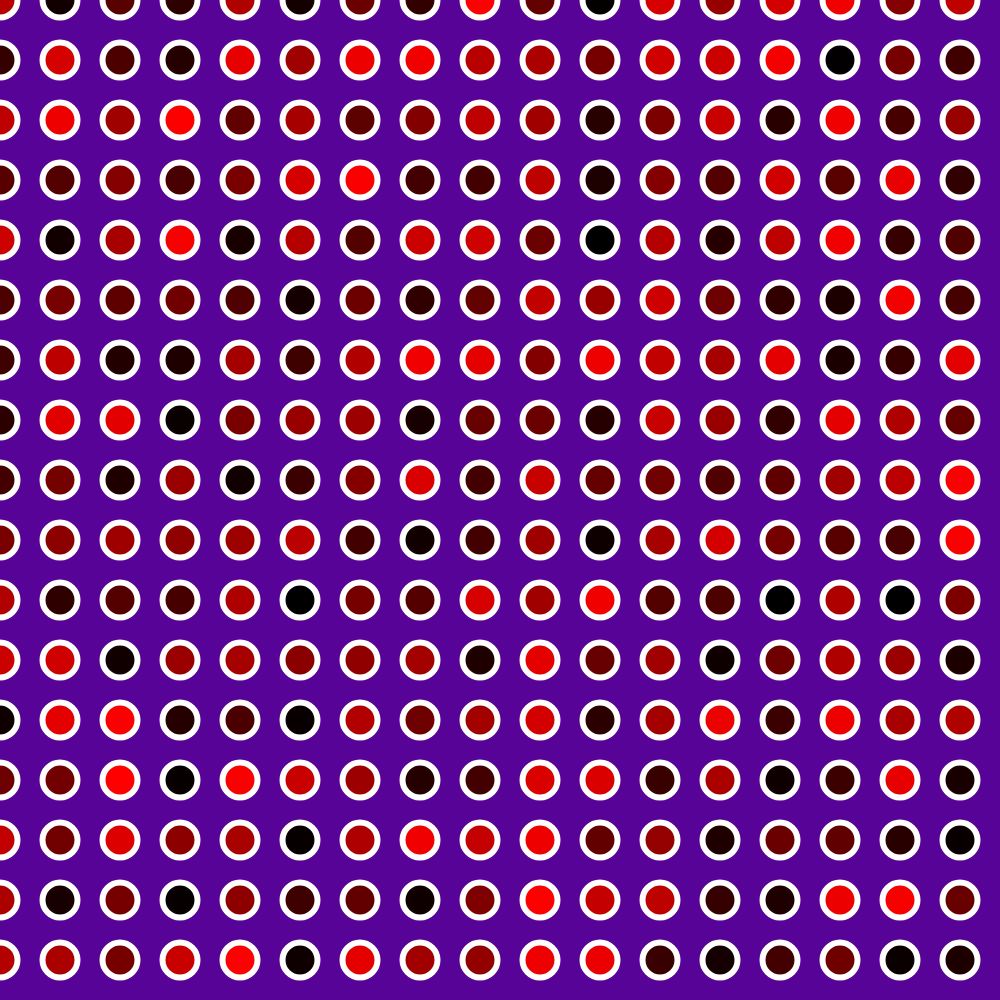
Frame 1 (no input)
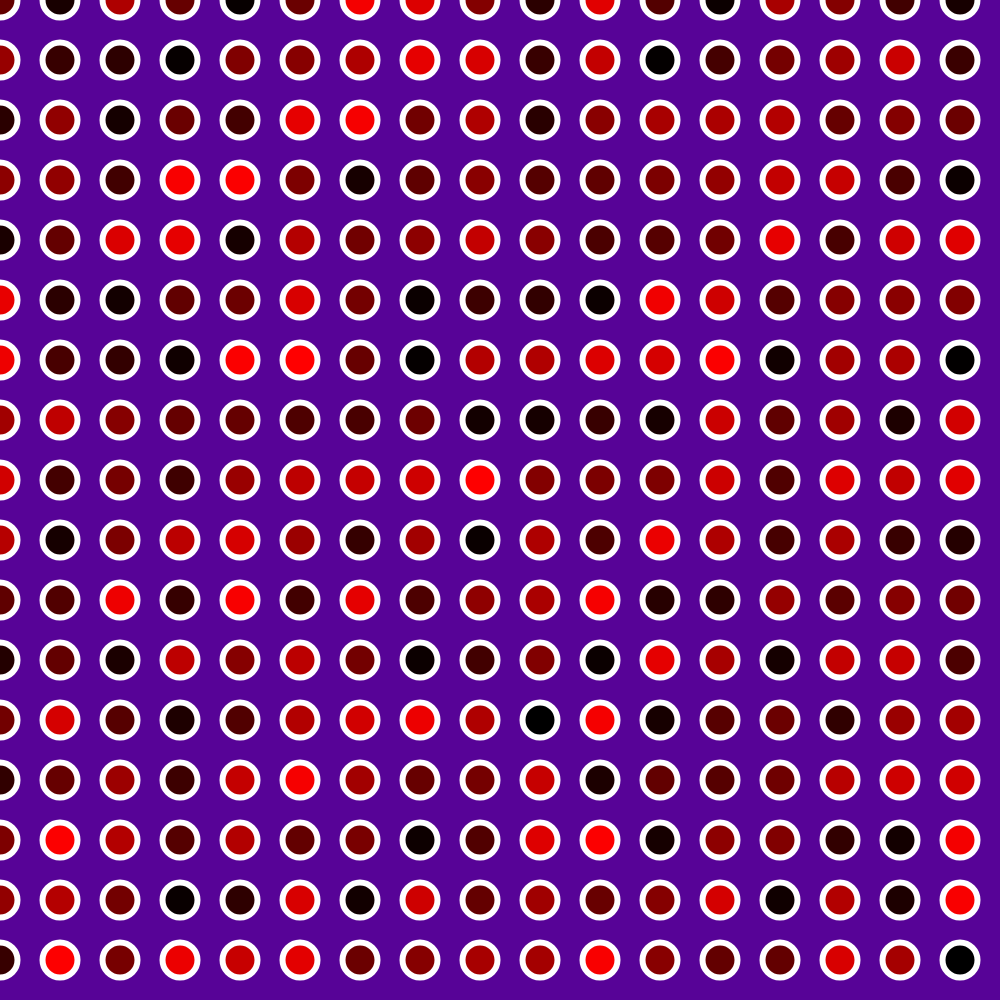
Frame 60 (no input)
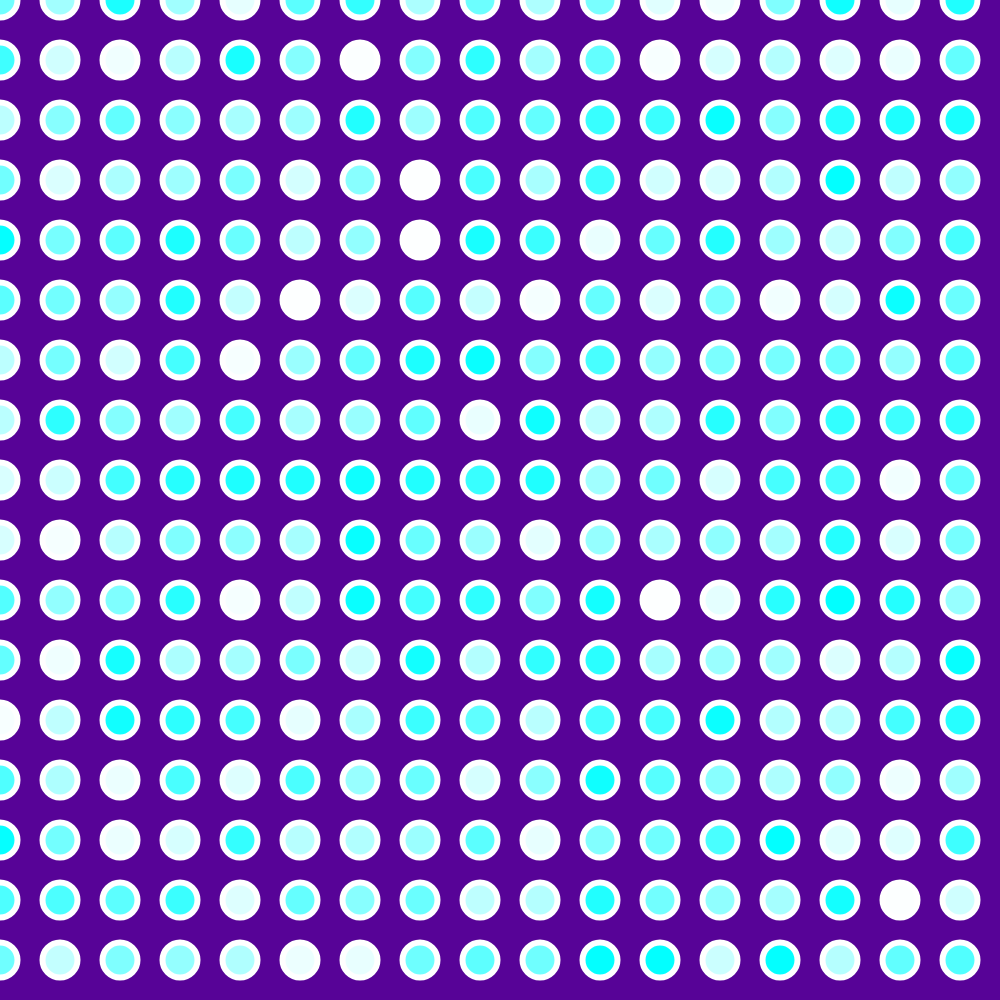
Frame 120 (the mouse pressed at the canvas centre since frame 60)

The p5.js sketch that drew these frames (run headless with seeded random() and noise() and a simulated clock; from frame 60 on, the mouse is pressed at the canvas centre):

// p5.js sketch
// ── sketch.js
/*
Nested For Loop
By Dawn C. Hayes
Modified by Kayla Serpa
*/
function setup() {
  createCanvas(1000, 1000); // creates canvas size
}

function draw() {
  background(87, 3, 151); //sets background color using RGB
  strokeWeight(6); //sets the outline thickness to 4
  stroke(255); //sets stroke color 

  for (var i = 0; i <= width; i += 60) { //creates a variable and sets to 0 when i is less than or equal to the width i = i +60
    for (var j = 0; j <= height; j += 60) { //creates j variable sets to 0, if j is less than or equal to the height j= j +60
      fill(random(255), mouseX, mouseY); // sets the fill color to match the xy position of the mouse, mouseX to R values and mouseY to B values with G being set to random
      ellipse(i, j, 35, 35); // creates rectangle and sets coordinates to i and j variables and sets the size to 35

      /* this creates multiple squares within the bounds of the canvas*/
    }
  }
}
